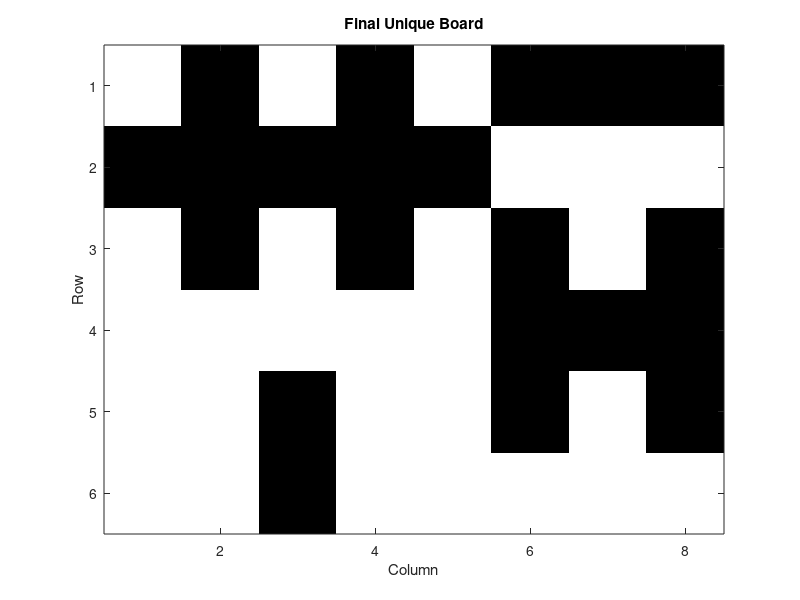

MATLAB code to generate this figure:
% ECARdoku: Elementary Cellular Automata Sudoku-like Puzzle
% This script simulates all possible m x n boards for reversible Rule 37
% with periodic boundaries, starting from all possible initial rows.
% It precomputes all boards, then interactively prompts for constraints
% (row, column, value) and filters the possible boards accordingly.
% It outputs the number of possible boards after each valid constraint.
% If a constraint leads to zero possibilities, it discards it and prompts again.
% The script ends when exactly one possible board remains.
% Displays the final board and saves it as a large image (100m x 100n pixels).

% Hardwired parameters
rule = 37;          % Rule number
n = 8;              % Width (number of columns)
m = 6;              % Generations (number of rows)
num_initial = 2^n;  % Initial number of possible boards

% Display initial count
disp(['Initial number of possible boards: ' num2str(num_initial)]);

% Extract the rule bits
rule_bits = bitget(rule, 1:8);

% Precompute all possible boards
boards = zeros(num_initial, m, n);
for k = 0:num_initial-1
    grid = zeros(m, n);
    
    % Set initial row (row 1), with MSB at column 1
    for col = 1:n
        grid(1, col) = bitget(k, n - col + 1);
    end
    
    % Simulate forward (reversible mode)
    for t = 1:m-1
        for x = 1:n
            % Periodic boundaries
            left = mod(x-2, n) + 1;
            right = mod(x, n) + 1;
            
            % Neighborhood value
            neigh = grid(t, left) * 4 + grid(t, x) * 2 + grid(t, right) * 1;
            
            % Rule output
            rule_output = rule_bits(neigh + 1);
            
            % XOR term
            if t == 1
                xor_term = 0;
            else
                xor_term = grid(t-1, x);
            end
            
            % Set next state
            grid(t+1, x) = bitxor(rule_output, xor_term);
        end
    end
    
    boards(k+1, :, :) = grid;
end

% Initialize possible indices
possible_indices = 1:num_initial;

% Preallocate clues
max_clues = m * n;
clues = zeros(max_clues, 3);
clue_count = 0;

% Prompt for mode
mode = input('Enter 0 for manual clues, 1 for random: ');

if mode == 0
    % Manual mode
    while true
        % Prompt for input
        row = input(sprintf('Enter row (1-%d): ', m));
        col = input(sprintf('Enter column (1-%d): ', n));
        val = input('Enter value (0 or 1): ');
        
        % Validate input
        if row < 1 || row > m || col < 1 || col > n || (val ~= 0 && val ~= 1)
            fprintf('Invalid input. Row must be between 1 and %d, column between 1 and %d, value must be 0 or 1.\n', m, n);
            continue;
        end
        
        % Test the new constraint
        vals = squeeze(boards(possible_indices, row, col));
        temp_possible = possible_indices(vals == val);
        count = length(temp_possible);
        
        if count > 0
            % Update possible indices and add clue
            possible_indices = temp_possible;
            clue_count = clue_count + 1;
            clues(clue_count, :) = [row col val];
            disp(['Number of possible boards: ' num2str(count)]);
            
            % Check if done
            if isscalar(possible_indices)
                disp('One unique board remains.');
                break;
            end
        else
            disp('No possible board remains with this constraint.');
        end
    end
else
    % Random mode
    constrained = false(m, n);
    while numel(possible_indices) > 1
        available = find(~constrained);
        if isempty(available)
            disp('Exhausted all positions without unique board.');
            break;
        end
        
        idx = randi(length(available));
        [row, col] = ind2sub([m n], available(idx));
        val = randi([0 1]);
        
        % Test the new constraint
        old_count = numel(possible_indices);
        vals = squeeze(boards(possible_indices, row, col));
        temp_possible = possible_indices(vals == val);
        count = length(temp_possible);
        
        if count > 0 && count < old_count
            % Update possible indices, add clue, and constrain
            possible_indices = temp_possible;
            clue_count = clue_count + 1;
            clues(clue_count, :) = [row col val];
            constrained(row, col) = true;
            disp(['Added random clue: Row ' num2str(row) ', Column ' num2str(col) ', Value ' num2str(val)]);
            disp(['Number of possible boards: ' num2str(count)]);
        elseif count == 0
            disp('No possible board remains with this constraint.');
        end  % else redundant, skip
    end
    if isscalar(possible_indices)
        disp('One unique board remains.');
    end
end

% Trim clues
clues = clues(1:clue_count, :);

% Save clues to file if unique board found
if isscalar(possible_indices)
    fid = fopen('clues.txt', 'w');
    if fid == -1
        error('Could not open clues.txt for writing');
    end
    for i = 1:size(clues, 1)
        fprintf(fid, '%d %d %d\n', clues(i, 1), clues(i, 2), clues(i, 3));
    end
    fclose(fid);
    disp('Final set of clues saved to clues.txt');
end

% Get the final board
final_board = squeeze(boards(possible_indices(1), :, :));

% Display the final board
figure;
imagesc(final_board);
colormap(flipud(gray));  % 0=white, 1=black
xlabel('Column');
ylabel('Row');
title('Final Unique Board');

% Save as a large image (100m x 100n pixels)
image_data = uint8((1 - final_board) * 255);  % 0 -> 255 (white), 1 -> 0 (black)
large_image = imresize(image_data, [100*m, 100*n], 'nearest');
imwrite(large_image, 'final_board.png');
disp('Final board saved as final_board.png');
